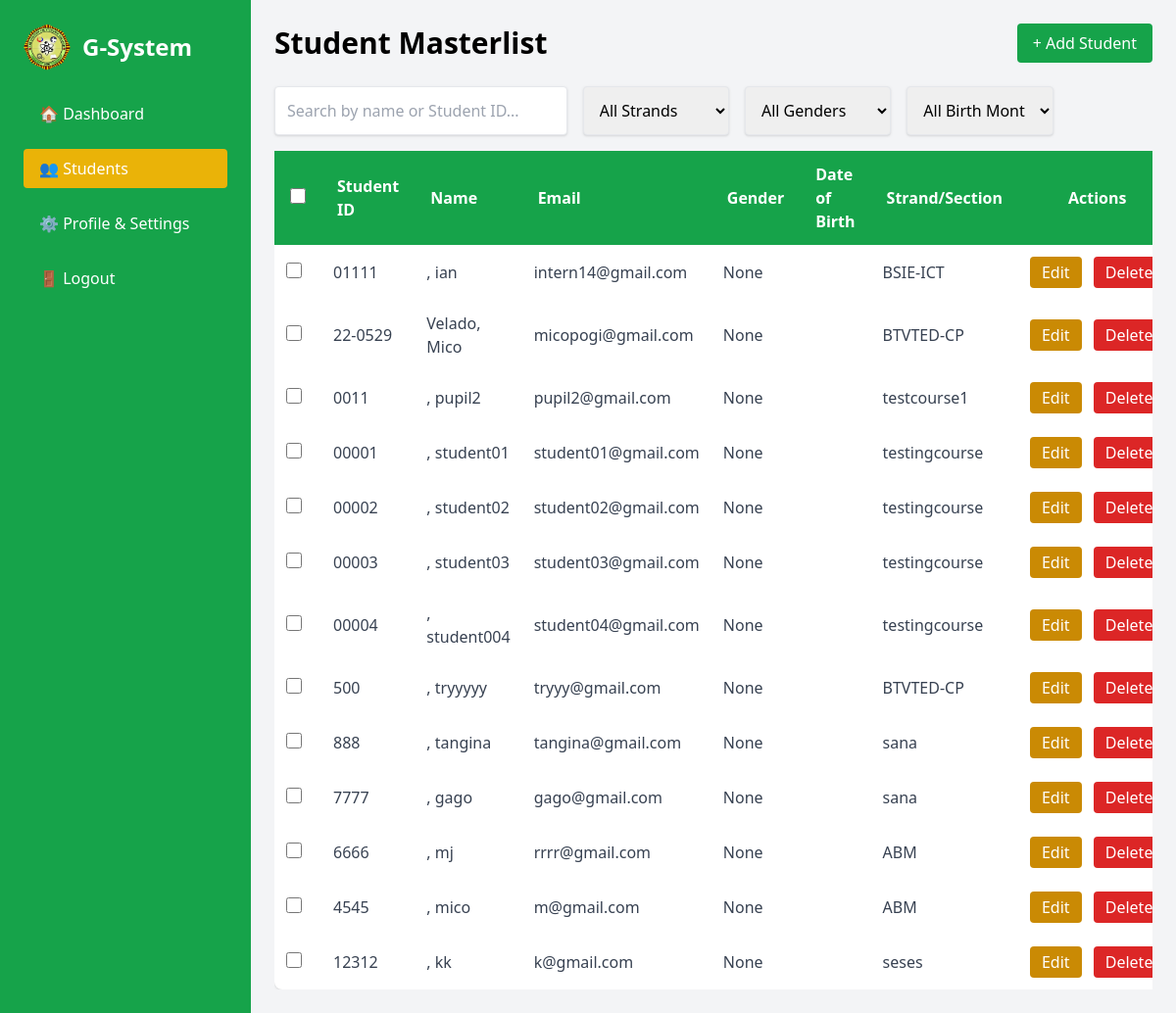
The page /supervisor/students/ (signed in) on the database as committed earlier.
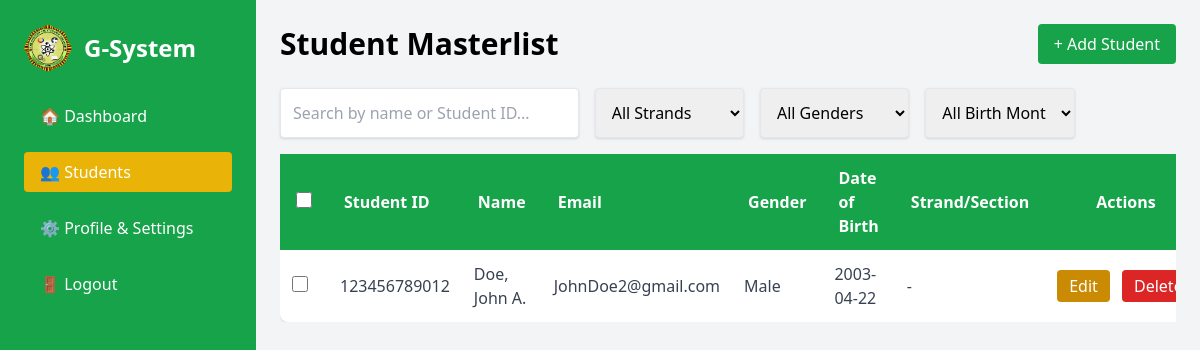
The same page on the database as committed later.
### attendance/models.py (models this page shows, shortened)
class CustomUser(AbstractUser):
    ROLE_CHOICES = (
        ('supervisor', 'Supervisor'),
        ('student', 'Student'),
    )
    username = None  # <--- THIS REMOVES THE USERNAME FIELD
    email = models.EmailField(_('email address'), unique=True)
    role = models.CharField(max_length=20, choices=ROLE_CHOICES)
    student_id = models.CharField(max_length=20, unique=True, null=True, blank=True)  # Student ID field
    middle_initial = models.CharField(max_length=1, blank=True, null=True)
    gender = models.CharField(max_length=10, choices=[('male', 'Male'), ('female', 'Female')], blank=True, null=True)
    date_of_birth = models.DateField(blank=True, null=True)
    must_change_password = models.BooleanField(default=True)
    USERNAME_FIELD = 'email'
    REQUIRED_FIELDS = []
    objects = CustomUserManager()

class CourseStudent(models.Model):
    course = models.ForeignKey(Course, on_delete=models.CASCADE, related_name='students')
    student = models.ForeignKey(CustomUser, on_delete=models.CASCADE, limit_choices_to={'role': 'student'})
    date_added = models.DateField(auto_now_add=True)
    class Meta:
        unique_together = ('course', 'student')

class Course(models.Model):
    name = models.CharField(max_length=100)
    academic_year = models.ForeignKey(AcademicYear, on_delete=models.CASCADE, related_name='courses')
    semester = models.ForeignKey(Semester, on_delete=models.CASCADE, related_name='courses')
    course_code = models.CharField(max_length=20, blank=True, null=True)
    supervisor = models.ForeignKey(CustomUser, on_delete=models.CASCADE, related_name='courses')
    default_subjects = models.ManyToManyField(Subject, blank=True, related_name='courses')
    created_at = models.DateTimeField(auto_now_add=True)
    updated_at = models.DateTimeField(auto_now=True)
    class Meta:
        unique_together = ('name', 'academic_year', 'semester', 'supervisor')
        ordering = ['-created_at']

### attendance/views.py (the view, shortened to what this page needs)
# urls.py: path('supervisor/students/', views.student_masterlist, name='student_masterlist'),
@login_required
def student_masterlist(request):
    if request.user.role != 'supervisor':
        return HttpResponseForbidden('You are not authorized to access this page.')
    query = request.GET.get('q', '')
    filter_strand = request.GET.get('strand', '')
    filter_gender = request.GET.get('gender', '')
    filter_month = request.GET.get('month', '')
    students = CustomUser.objects.filter(role='student')
    if filter_strand:
        students = students.filter(coursestudent__course__id=filter_strand)
    if filter_gender:
        students = students.filter(gender=filter_gender)
    if filter_month:
        students = students.filter(date_of_birth__month=filter_month)
    strands = Course.objects.all()
    months = [(i, calendar.month_name[i]) for i in range(1, 13)]
    return render(request, 'Supervisor/student_masterlist.html', {
        'students': students,
        'strands': strands,
        'months': months,
        'query': query,
        'filter_strand': filter_strand,
        'filter_gender': filter_gender,
        'filter_month': filter_month,
    })

### attendance/templates/Supervisor/student_masterlist.html (shortened to what this page needs)
{% load static %}
<!DOCTYPE html>
<html lang="en">
<head>
    <script src="https://cdn.tailwindcss.com"></script>
    <link rel="stylesheet" href="{% static 'assets/custom.css' %}" />
</head>
<body class="bg-gray-100">
<div class="flex h-screen overflow-hidden">
    <aside id="sidebar" class="fixed lg:relative z-40 lg:z-auto top-0 left-0 w-64 h-full bg-green-600 text-white p-6 transform -translate-x-full lg:translate-x-0 transition-transform duration-300 ease-in-out">
        <div class="flex items-center space-x-3 mb-6">
        <img src="{% static 'assets/fepclogo.png' %}" alt="Logo" class="w-12 h-12 rounded-full">
        <h2 class="text-2xl font-bold">G-System</h2>
        </div>
        <ul class="space-y-4">
            <li><a href="{% url 'supervisor_dashboard' %}" class="block py-2 px-4 rounded hover:bg-yellow-500">🏠 Dashboard</a></li>
            <li><a href="{% url 'student_masterlist' %}" class="block py-2 px-4 rounded bg-yellow-500">👥 Students</a></li>
            <li><a href="{% url 'supervisor_profile' %}" class="block py-2 px-4 rounded hover:bg-yellow-500">⚙️ Profile & Settings</a></li>
            <li><button onclick="openLogoutModal()" class="w-full text-left py-2 px-4 rounded hover:bg-red-600">🚪 Logout</button></li>
        </ul>
    </aside>
    <main class="flex-1 p-4 lg:p-6 overflow-y-auto">
        <div class="flex flex-col md:flex-row md:justify-between md:items-center mb-6 gap-4">
            <h1 class="text-3xl font-bold">Student Masterlist</h1>
            <div class="flex gap-2 flex-shrink-0">
                <button id="addStudentBtn" class="bg-green-600 text-white px-4 py-2 rounded hover:bg-yellow-500 whitespace-nowrap">+ Add Student</button>
            </div>
        </div>
        <div class="flex flex-col md:flex-row md:items-center gap-4 mb-4">
            <input type="text" id="searchStudent" placeholder="Search by name or Student ID..." class="w-full md:w-1/3 p-3 border rounded shadow" />
            <select id="filterStrand" class="w-full md:w-1/6 p-3 border rounded shadow">
                <option value="">All Strands</option>
            </select>
            <select id="filterGender" class="w-full md:w-1/6 p-3 border rounded shadow">
                <option value="">All Genders</option>
            </select>
            <select id="filterMonth" class="w-full md:w-1/6 p-3 border rounded shadow">
                <option value="">All Birth Months</option>
            </select>
        </div>
        <div class="overflow-x-auto">
            <table class="min-w-full bg-white shadow rounded-lg">
                <thead class="bg-green-600 text-white">
                    <tr>
                        <th class="py-3 px-4 text-left">
                            <input type="checkbox" id="selectAll" class="w-4 h-4 text-blue-600 bg-gray-100 border-gray-300 rounded focus:ring-blue-500 focus:ring-2">
                        </th>
                        <th class="py-3 px-4 text-left">Student ID</th>
                        <th class="py-3 px-4 text-left">Name</th>
                        <th class="py-3 px-4 text-left">Email</th>
                        <th class="py-3 px-4 text-left">Gender</th>
                        <th class="py-3 px-4 text-left">Date of Birth</th>
                        <th class="py-3 px-4 text-left">Strand/Section</th>
                        <th class="py-3 px-4 text-center">Actions</th>
                    </tr>
                </thead>
                <tbody id="studentList" class="text-gray-700">
                    {% for student in students %}
                        <tr class="hover:bg-gray-100" data-id="{{ student.id }}">
                            <td class="p-3">
                                <input type="checkbox" class="student-checkbox w-4 h-4 text-blue-600 bg-gray-100 border-gray-300 rounded focus:ring-blue-500 focus:ring-2" value="{{ student.id }}">
                            </td>
                            <td class="p-3 student-id"><span class="student-id">{{ student.student_id }}</span></td>
                            <td class="p-3">
                                <span class="last-name">{{ student.last_name }}</span>,
                                <span class="first-name">{{ student.first_name }}</span>
                                {% if student.middle_initial %}<span class="middle-initial">{{ student.middle_initial }}</span>.{% else %}<span class="middle-initial"></span>{% endif %}
                            </td>
                            <td class="p-3 email"><span class="email">{{ student.email }}</span></td>
                            <td class="p-3 gender"><span class="gender">{{ student.gender|title }}</span></td>
                            <td class="p-3 dob"><span class="dob">{{ student.date_of_birth|date:"Y-m-d" }}</span></td>
                            <td class="p-3">
                                {% with course_student=student.coursestudent_set.first %}
                                    {% if course_student %}
                                        {{ course_student.course.name }}
                                    {% else %}
                                        -
                                    {% endif %}
                                {% endwith %}
                            </td>
                            <td class="p-3 text-center space-x-2 whitespace-nowrap">
                                <button class="bg-yellow-600 text-white px-3 py-1 rounded hover:bg-yellow-700 editBtn whitespace-nowrap">Edit</button>
                                <button class="bg-red-600 text-white px-3 py-1 rounded hover:bg-red-700 deleteBtn whitespace-nowrap">Delete</button>
                            </td>
                        </tr>
                    {% empty %}
                        <tr id="noStudentsRow">
                            <td colspan="8" class="text-center p-4 text-gray-500">No students found.</td>
                        </tr>
                    {% endfor %}
                </tbody>
            </table>
        </div>
    </main>
</div>
</body>
</html>

Rows that differ between the two databases and show on the page:
removed CustomUser: student_id "01111", first_name "ian", email "intern14@gmail.com", gender "None", coursestudent_set.first.course.name "BSIE-ICT"
removed CustomUser: student_id "22-0529", last_name "Velado", first_name "Mico", email "micopogi@gmail.com", gender "None", coursestudent_set.first.course.name "BTVTED-CP"
removed CustomUser: student_id "0011", first_name "pupil2", email "pupil2@gmail.com", gender "None", coursestudent_set.first.course.name "testcourse1"
removed CustomUser: student_id "00001", first_name "student01", email "student01@gmail.com", gender "None", coursestudent_set.first.course.name "testingcourse"
removed CustomUser: student_id "00002", first_name "student02", email "student02@gmail.com", gender "None", coursestudent_set.first.course.name "testingcourse"
removed CustomUser: student_id "00003", first_name "student03", email "student03@gmail.com", gender "None", coursestudent_set.first.course.name "testingcourse"
removed CustomUser: student_id "00004", first_name "student004", email "student04@gmail.com", gender "None", coursestudent_set.first.course.name "testingcourse"
removed CustomUser: student_id "500", first_name "tryyyyy", email "tryyy@gmail.com", gender "None", coursestudent_set.first.course.name "BTVTED-CP"
removed CustomUser: student_id "888", first_name "tangina", email "tangina@gmail.com", gender "None", coursestudent_set.first.course.name "sana"
removed CustomUser: student_id "7777", first_name "gago", email "gago@gmail.com", gender "None", coursestudent_set.first.course.name "sana"
removed CustomUser: student_id "6666", first_name "mj", email "rrrr@gmail.com", gender "None", coursestudent_set.first.course.name "ABM"
removed CustomUser: student_id "4545", first_name "mico", email "m@gmail.com", gender "None", coursestudent_set.first.course.name "ABM"
removed CustomUser: student_id "12312", first_name "kk", email "k@gmail.com", gender "None", coursestudent_set.first.course.name "seses"
added CustomUser: student_id "123456789012", last_name "Doe", first_name "John", middle_initial "A", email "JohnDoe2@gmail.com", gender "Male", date_of_birth "2003-04-22"
